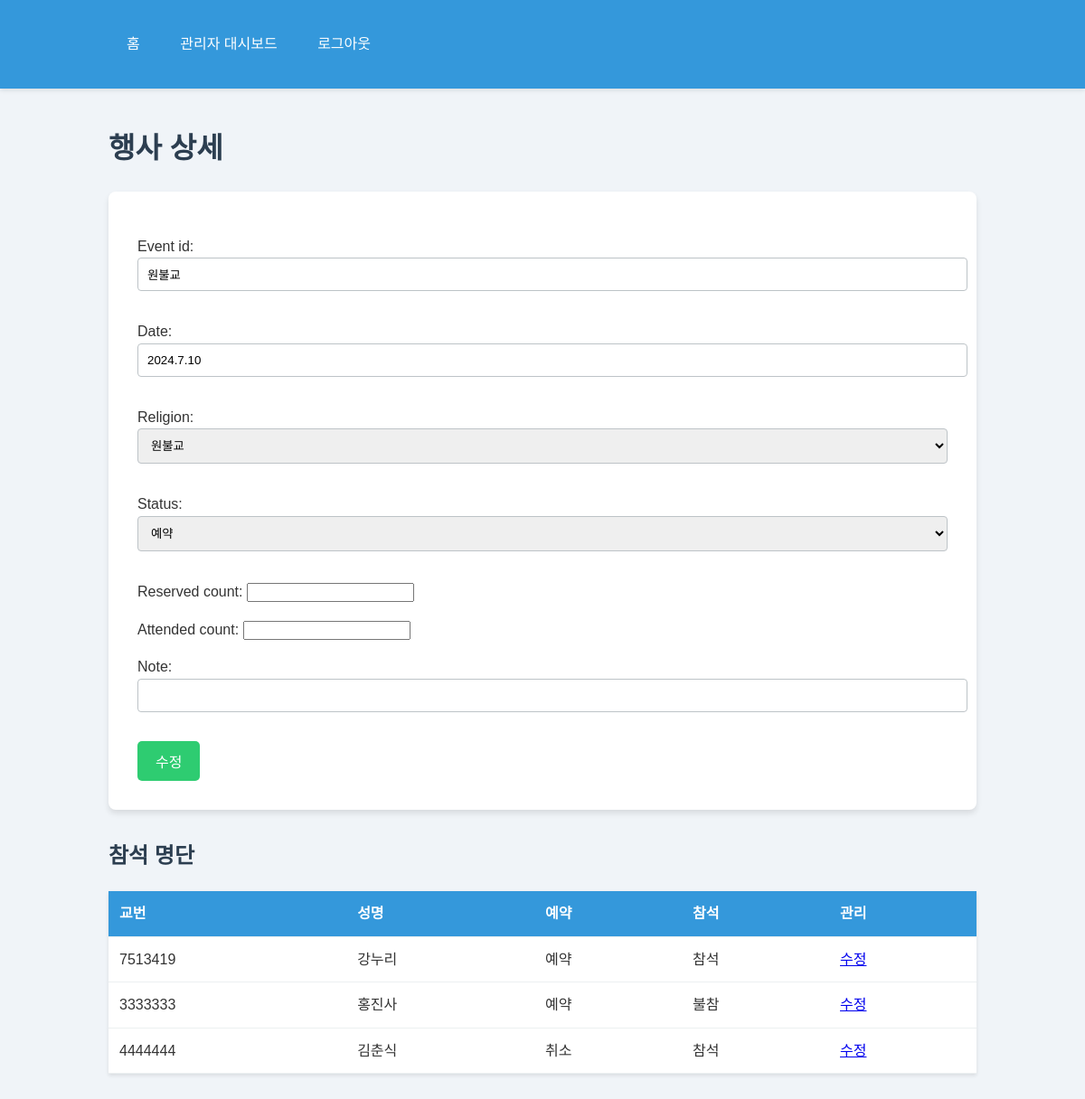
/admin-event/원불교/ (signed in), run on an earlier commit of the app's database.
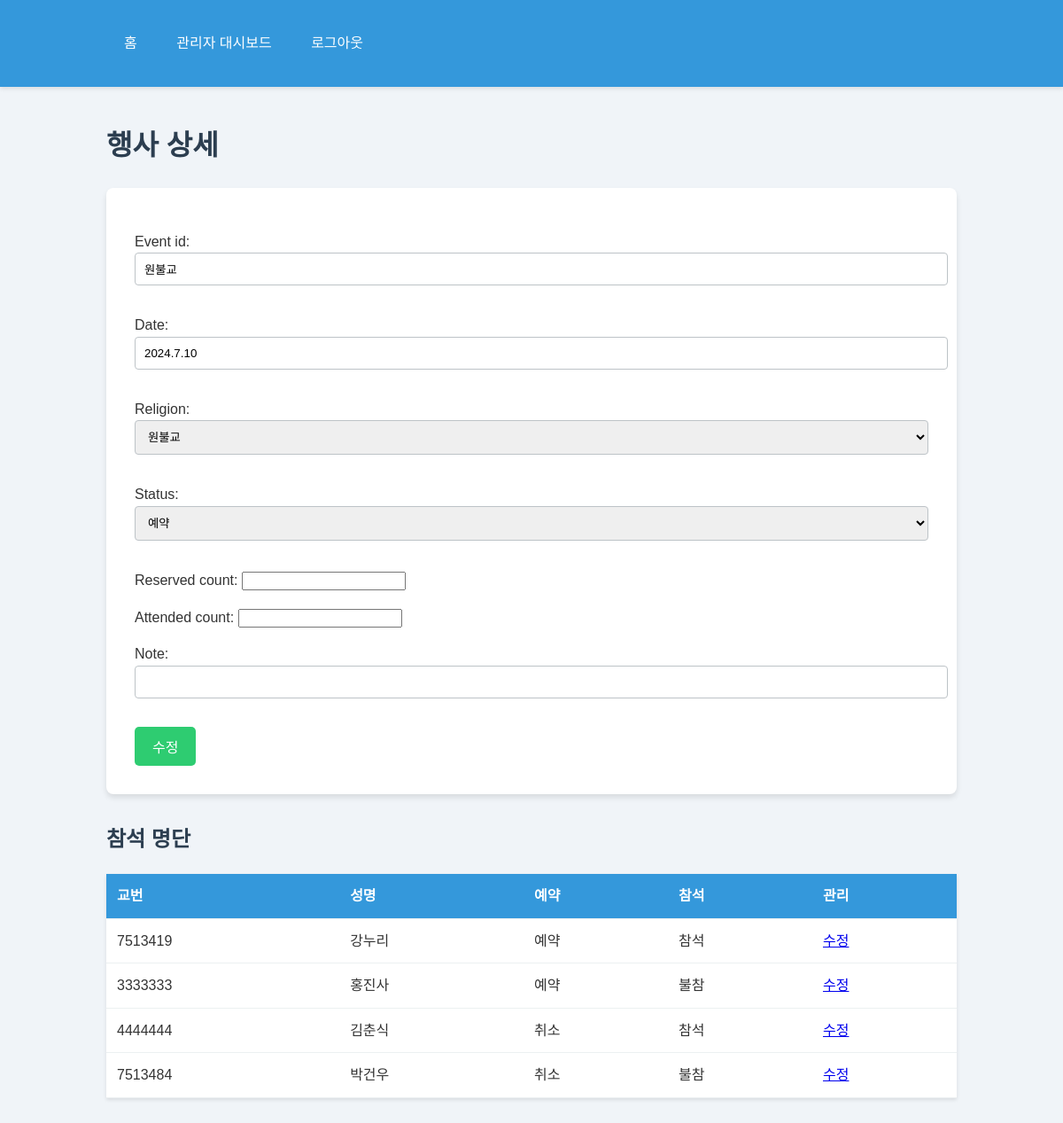
And on a later commit of the database.
### main/models.py (models this page shows, shortened)
class EventAttendance(models.Model):
    RESERVATION_CHOICES = [
        ('예약', '예약'),
        ('취소', '취소'),
    ]
    ATTENDANCE_CHOICES = [
        ('불참', '불참'),
        ('참석', '참석'),
    ]
    student = models.ForeignKey(Student, on_delete=models.CASCADE)
    event = models.ForeignKey(ReligiousEvent, on_delete=models.CASCADE)
    reservation = models.CharField(max_length=10, choices=RESERVATION_CHOICES, default='예약')
    attendance = models.CharField(max_length=10, choices=ATTENDANCE_CHOICES, default='불참')
    note = models.CharField(max_length=200, blank=True)
    class Meta:
        unique_together = ('student', 'event')

class Student(models.Model):
    student_id = models.CharField(max_length=7, primary_key=True)
    password = models.CharField(max_length=128)  # 해시된 비밀번호를 저장하기 위해 길이를 늘립니다
    grade = models.CharField(max_length=2)
    company = models.CharField(max_length=1)
    name = models.CharField(max_length=10)
    contact = models.CharField(max_length=12, blank=True)
    note = models.CharField(max_length=200, blank=True)
    class Meta:
        db_table = 'student'  # 기존 테이블 이름을 유지하려면 이 줄을 추가하세요

### main/views.py (the view)
# urls.py: path('admin-event/<str:event_id>/', views.admin_event_detail, name='admin_event_detail'),
@user_passes_test(lambda u: isinstance(u, MyAdmin))
def admin_event_detail(request, event_id):
    event = get_object_or_404(ReligiousEvent, event_id=event_id)
    if request.method == 'POST':
        form = ReligiousEventForm(request.POST, instance=event)
        if form.is_valid():
            form.save()
            messages.success(request, '종교행사 정보가 업데이트되었습니다.')
            return redirect('admin_events')
    else:
        form = ReligiousEventForm(instance=event)
    attendances = EventAttendance.objects.filter(event=event)
    return render(request, 'admin_event_detail.html', {'event': event, 'form': form, 'attendances': attendances})

### main/forms.py
class ReligiousEventForm(forms.ModelForm):
    class Meta:
        model = ReligiousEvent
        fields = ['event_id', 'date', 'religion', 'status', 'reserved_count', 'attended_count', 'note']

### templates/admin_event_detail.html (shortened to what this page needs)
{% extends 'base.html' %}
{% block content %}
    <h1>행사 상세</h1>
    <form method="post">
        {{ form.as_p }}
        <button type="submit">수정</button>
    </form>
    <h2>참석 명단</h2>
    <table>
        <thead>
            <tr>
                <th>교번</th>
                <th>성명</th>
                <th>예약</th>
                <th>참석</th>
                <th>관리</th>
            </tr>
        </thead>
        <tbody>
            {% for attendance in attendances %}
                <tr>
                    <td>{{ attendance.student.student_id }}</td>
                    <td>{{ attendance.student.name }}</td>
                    <td>{{ attendance.get_reservation_display }}</td>
                    <td>{{ attendance.get_attendance_display }}</td>
                    <td>
                        <a href="{% url 'admin_attendance_update' attendance.id %}">수정</a>
                    </td>
                </tr>
            {% empty %}
                <tr>
                    <td colspan="5">참석자가 없습니다.</td>
                </tr>
            {% endfor %}
        </tbody>
    </table>
{% endblock %}

What changed in the data, as far as the page shows it:
added EventAttendance: student.student_id "7513484", student.name "박건우", reservation "취소", attendance "불참"
